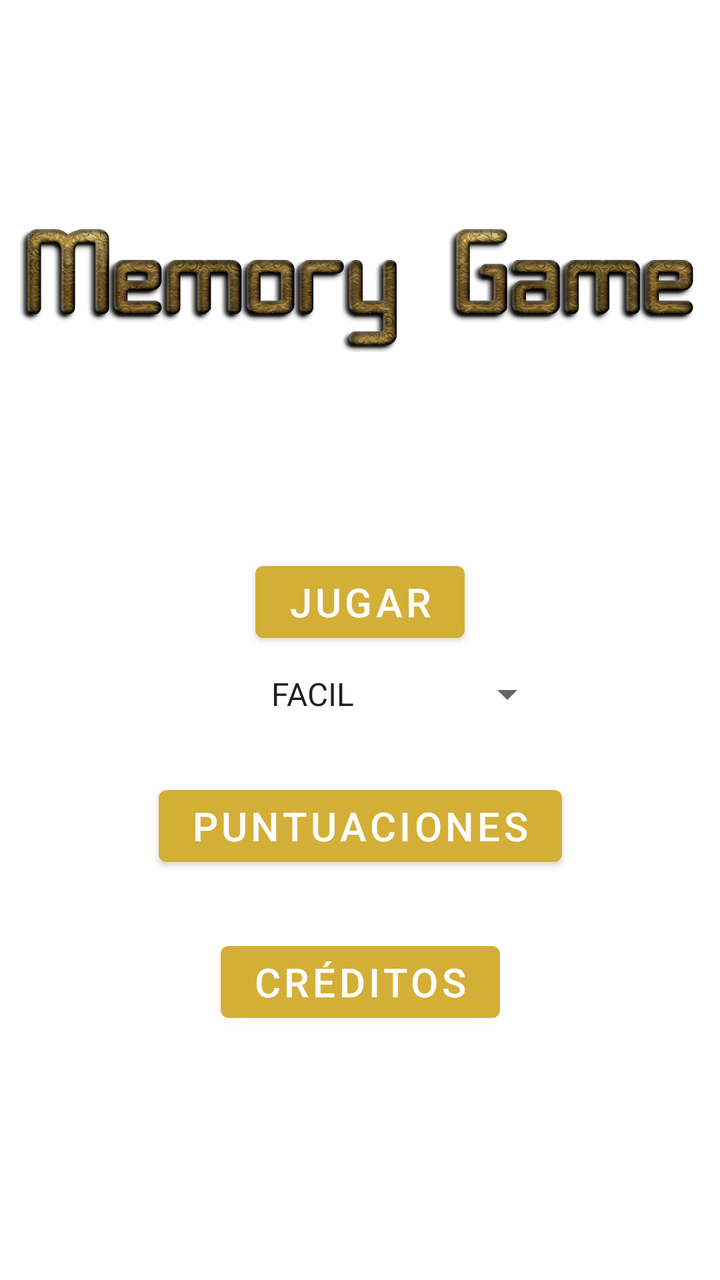
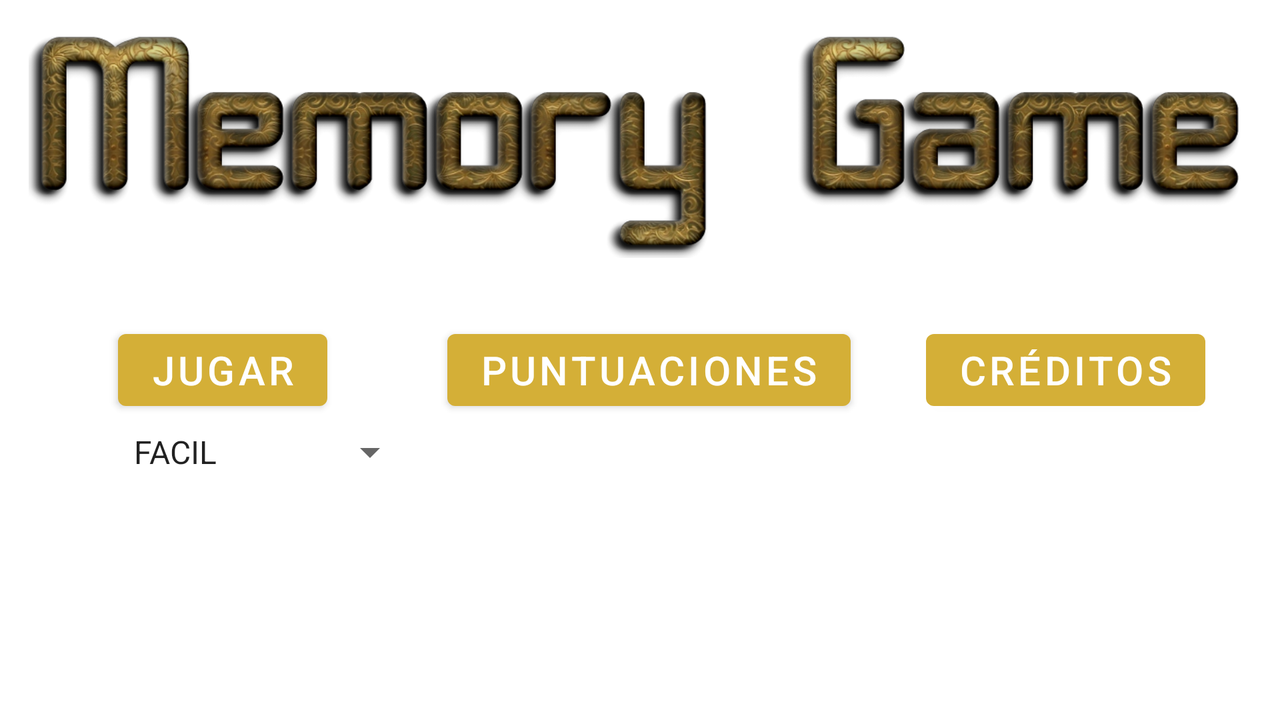

One screen, two layout resources from the same app: the default and the repository's alternative for another configuration. Each is rendered where Android would select it; the XML of both is given below.
<!-- AndroidManifest.xml: application theme Theme.MemoryMisaelRedrejo -->
<!-- res/layout/fragment_menu.xml -->
<?xml version="1.0" encoding="utf-8"?>
<FrameLayout xmlns:android="http://schemas.android.com/apk/res/android"
    xmlns:app="http://schemas.android.com/apk/res-auto"
    xmlns:tools="http://schemas.android.com/tools"
    android:layout_width="match_parent"
    android:layout_height="match_parent"
    tools:context=".fragments.MenuFragment">

    <androidx.constraintlayout.widget.ConstraintLayout
        android:layout_width="match_parent"
        android:layout_height="match_parent">

        <ImageView
            android:id="@+id/imageViewMemoryGame"
            android:layout_width="match_parent"
            android:layout_height="wrap_content"
            android:layout_marginRight="10dp"
            android:layout_marginLeft="10dp"
            android:layout_marginTop="10dp"
            android:src="@drawable/memorygame"
            app:layout_constraintBottom_toTopOf="@+id/buttonPlay"
            app:layout_constraintEnd_toEndOf="parent"
            app:layout_constraintHorizontal_bias="0.489"
            app:layout_constraintStart_toStartOf="parent"
            app:layout_constraintTop_toTopOf="parent" />

        <Button
            android:id="@+id/buttonPlay"
            android:layout_width="wrap_content"
            android:layout_height="wrap_content"
            android:text="@string/jugar"
            android:textSize="20sp"
            app:layout_constraintEnd_toEndOf="parent"
            app:layout_constraintStart_toStartOf="parent"
            app:layout_constraintTop_toBottomOf="@+id/imageViewMemoryGame" />

        <Spinner
            android:id="@+id/spinner"
            android:layout_width="150dp"
            android:layout_height="wrap_content"
            android:layout_marginTop="10dp"
            android:entries="@array/dificulties"

            android:scrollbarSize="8dp"
            app:layout_constraintStart_toStartOf="@+id/buttonPlay"
            app:layout_constraintTop_toBottomOf="@+id/buttonPlay" />

        <Button
            android:id="@+id/buttonScores"
            android:layout_width="wrap_content"
            android:layout_height="wrap_content"
            android:layout_marginTop="30dp"
            android:text="@string/puntuaciones"
            android:textSize="20sp"
            app:layout_constraintEnd_toEndOf="parent"
            app:layout_constraintStart_toStartOf="parent"
            app:layout_constraintTop_toBottomOf="@+id/spinner" />

        <Button
            android:id="@+id/buttonCredits"
            android:layout_width="wrap_content"
            android:layout_height="wrap_content"
            android:layout_marginTop="30dp"
            android:text="@string/creditos"
            android:textSize="20sp"
            app:layout_constraintEnd_toEndOf="parent"
            app:layout_constraintStart_toStartOf="parent"
            app:layout_constraintTop_toBottomOf="@+id/buttonScores" />
    </androidx.constraintlayout.widget.ConstraintLayout>

</FrameLayout>
<!-- resources referenced by this layout -->
<resources>
  <string-array name="dificulties">
          <item>FACIL</item>
          <item>DIFICIL</item>
      </string-array>
  <!-- drawable memorygame: png bitmap (drawable, 260176 bytes) -->
  <string name="creditos">Créditos</string>
  <string name="jugar">Jugar</string>
  <string name="puntuaciones">Puntuaciones</string>
  <style name="Theme.MemoryMisaelRedrejo" parent="Theme.MaterialComponents.DayNight.DarkActionBar">
          
          <item name="colorPrimary">@color/dark_gold</item>
          <item name="colorPrimaryVariant">@color/brown</item>
          <item name="colorOnPrimary">@color/white</item>
          
          <item name="colorSecondary">@color/teal_200</item>
          <item name="colorSecondaryVariant">@color/teal_700</item>
          <item name="colorOnSecondary">@color/black</item>
          
          <item name="android:statusBarColor" tools:targetApi="l">?attr/colorPrimaryVariant</item>
          
      </style>
  <color name="dark_gold">#D4AF37</color>
  <color name="brown">#8F5F3D</color>
  <color name="white">#FFFFFFFF</color>
  <color name="teal_200">#FF03DAC5</color>
  <color name="teal_700">#FF018786</color>
  <color name="black">#FF000000</color>
</resources>
<!-- res/layout-land/fragment_menu.xml (the repository's variant of the layout above) -->
<!-- drawn on the phone turned sideways -->
<?xml version="1.0" encoding="utf-8"?>
<FrameLayout xmlns:android="http://schemas.android.com/apk/res/android"
    xmlns:app="http://schemas.android.com/apk/res-auto"
    xmlns:tools="http://schemas.android.com/tools"
    android:layout_width="match_parent"
    android:layout_height="match_parent"
    tools:context=".fragments.MenuFragment">

    <androidx.constraintlayout.widget.ConstraintLayout
        android:layout_width="match_parent"
        android:layout_height="match_parent">

        <ImageView
            android:id="@+id/imageViewMemoryGame"
            android:layout_width="611dp"
            android:layout_height="121dp"
            android:layout_marginLeft="10dp"
            android:layout_marginTop="10dp"
            android:layout_marginRight="10dp"
            android:src="@drawable/memorygame"
            app:layout_constraintBottom_toTopOf="@+id/buttonPlay"
            app:layout_constraintEnd_toEndOf="parent"
            app:layout_constraintHorizontal_bias="0.489"
            app:layout_constraintStart_toStartOf="parent"
            app:layout_constraintTop_toTopOf="parent" />

        <Button
            android:id="@+id/buttonPlay"
            android:layout_width="wrap_content"
            android:layout_height="wrap_content"
            android:layout_marginTop="30dp"
            android:text="@string/jugar"
            android:textSize="20sp"
            app:layout_constraintEnd_toEndOf="parent"
            app:layout_constraintHorizontal_bias="0.11"
            app:layout_constraintStart_toStartOf="parent"
            app:layout_constraintTop_toBottomOf="@+id/imageViewMemoryGame" />

        <Spinner
            android:id="@+id/spinner"
            android:layout_width="150dp"
            android:layout_height="wrap_content"
            android:layout_marginTop="5dp"
            android:entries="@array/dificulties"

            android:scrollbarSize="8dp"
            app:layout_constraintStart_toStartOf="@+id/buttonPlay"
            app:layout_constraintTop_toBottomOf="@+id/buttonPlay" />

        <Button
            android:id="@+id/buttonScores"
            android:layout_width="wrap_content"
            android:layout_height="wrap_content"
            android:layout_marginStart="60dp"
            android:text="@string/puntuaciones"
            android:textSize="20sp"
            app:layout_constraintStart_toEndOf="@+id/buttonPlay"
            app:layout_constraintTop_toTopOf="@+id/buttonPlay" />

        <Button
            android:id="@+id/buttonCredits"
            android:layout_width="wrap_content"
            android:layout_height="wrap_content"
            android:text="@string/creditos"
            android:textSize="20sp"
            app:layout_constraintEnd_toEndOf="parent"
            app:layout_constraintStart_toEndOf="@+id/buttonScores"
            app:layout_constraintTop_toTopOf="@+id/buttonPlay" />
    </androidx.constraintlayout.widget.ConstraintLayout>

</FrameLayout>
